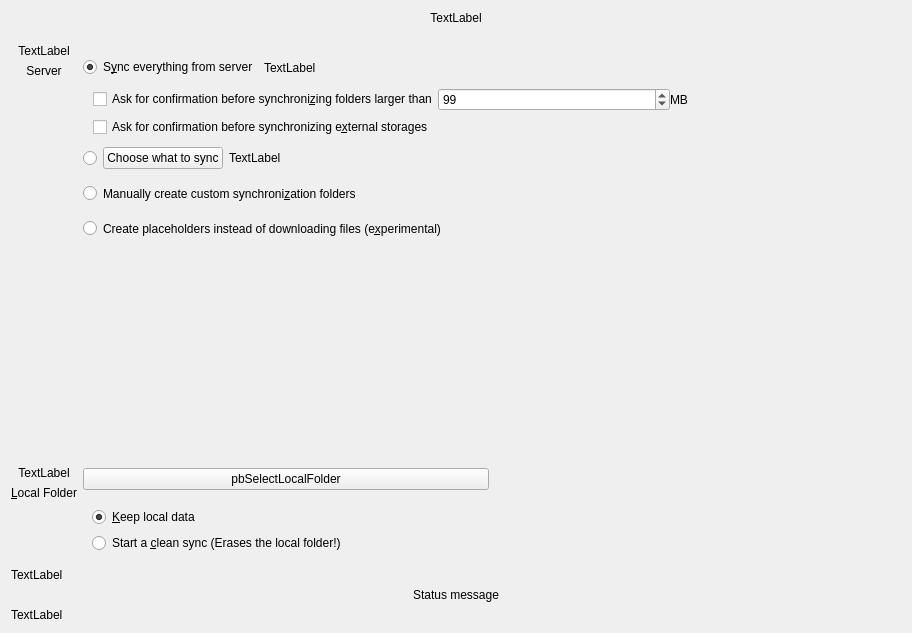
<?xml version="1.0" encoding="UTF-8"?>
<ui version="4.0">
 <class>OwncloudAdvancedSetupPage</class>
 <widget class="QWidget" name="OwncloudAdvancedSetupPage">
  <property name="geometry">
   <rect>
    <x>0</x>
    <y>0</y>
    <width>912</width>
    <height>633</height>
   </rect>
  </property>
  <property name="sizePolicy">
   <sizepolicy hsizetype="Maximum" vsizetype="Maximum">
    <horstretch>0</horstretch>
    <verstretch>0</verstretch>
   </sizepolicy>
  </property>
  <property name="windowTitle">
   <string>Form</string>
  </property>
  <layout class="QVBoxLayout" name="verticalLayout_4">
   <item>
    <widget class="QLabel" name="topLabel">
     <property name="sizePolicy">
      <sizepolicy hsizetype="Preferred" vsizetype="Fixed">
       <horstretch>0</horstretch>
       <verstretch>0</verstretch>
      </sizepolicy>
     </property>
     <property name="text">
      <string>TextLabel</string>
     </property>
     <property name="textFormat">
      <enum>Qt::RichText</enum>
     </property>
     <property name="alignment">
      <set>Qt::AlignCenter</set>
     </property>
     <property name="wordWrap">
      <bool>true</bool>
     </property>
    </widget>
   </item>
   <item>
    <spacer name="verticalSpacer_2">
     <property name="orientation">
      <enum>Qt::Vertical</enum>
     </property>
     <property name="sizeType">
      <enum>QSizePolicy::Fixed</enum>
     </property>
     <property name="sizeHint" stdset="0">
      <size>
       <width>20</width>
       <height>13</height>
      </size>
     </property>
    </spacer>
   </item>
   <item>
    <layout class="QGridLayout" name="gridLayout">
     <item row="2" column="2">
      <spacer name="horizontalSpacer_2">
       <property name="orientation">
        <enum>Qt::Horizontal</enum>
       </property>
       <property name="sizeHint" stdset="0">
        <size>
         <width>40</width>
         <height>20</height>
        </size>
       </property>
      </spacer>
     </item>
     <item row="0" column="0">
      <layout class="QVBoxLayout" name="verticalLayout_2">
       <item>
        <widget class="QLabel" name="lServerIcon">
         <property name="text">
          <string>TextLabel</string>
         </property>
         <property name="alignment">
          <set>Qt::AlignCenter</set>
         </property>
        </widget>
       </item>
       <item>
        <widget class="QLabel" name="lServer">
         <property name="text">
          <string>Server</string>
         </property>
         <property name="alignment">
          <set>Qt::AlignCenter</set>
         </property>
        </widget>
       </item>
       <item>
        <spacer name="verticalSpacer_3">
         <property name="orientation">
          <enum>Qt::Vertical</enum>
         </property>
         <property name="sizeHint" stdset="0">
          <size>
           <width>20</width>
           <height>40</height>
          </size>
         </property>
        </spacer>
       </item>
      </layout>
     </item>
     <item row="1" column="1">
      <spacer name="verticalSpacer">
       <property name="orientation">
        <enum>Qt::Vertical</enum>
       </property>
       <property name="sizeType">
        <enum>QSizePolicy::MinimumExpanding</enum>
       </property>
       <property name="sizeHint" stdset="0">
        <size>
         <width>20</width>
         <height>40</height>
        </size>
       </property>
      </spacer>
     </item>
     <item row="2" column="0" rowspan="3">
      <layout class="QVBoxLayout" name="verticalLayout_3">
       <item>
        <widget class="QLabel" name="lLocalIcon">
         <property name="text">
          <string>TextLabel</string>
         </property>
         <property name="alignment">
          <set>Qt::AlignCenter</set>
         </property>
        </widget>
       </item>
       <item>
        <widget class="QLabel" name="lLocal">
         <property name="sizePolicy">
          <sizepolicy hsizetype="Minimum" vsizetype="Preferred">
           <horstretch>0</horstretch>
           <verstretch>0</verstretch>
          </sizepolicy>
         </property>
         <property name="text">
          <string>&amp;Local Folder</string>
         </property>
         <property name="alignment">
          <set>Qt::AlignCenter</set>
         </property>
         <property name="buddy">
          <cstring>pbSelectLocalFolder</cstring>
         </property>
        </widget>
       </item>
       <item>
        <spacer name="verticalSpacer_4">
         <property name="orientation">
          <enum>Qt::Vertical</enum>
         </property>
         <property name="sizeHint" stdset="0">
          <size>
           <width>20</width>
           <height>40</height>
          </size>
         </property>
        </spacer>
       </item>
      </layout>
     </item>
     <item row="4" column="1" colspan="2">
      <widget class="QWidget" name="resolutionWidget" native="true">
       <property name="sizePolicy">
        <sizepolicy hsizetype="Preferred" vsizetype="Fixed">
         <horstretch>0</horstretch>
         <verstretch>0</verstretch>
        </sizepolicy>
       </property>
       <layout class="QFormLayout" name="formLayout_2">
        <property name="sizeConstraint">
         <enum>QLayout::SetMinimumSize</enum>
        </property>
        <property name="fieldGrowthPolicy">
         <enum>QFormLayout::ExpandingFieldsGrow</enum>
        </property>
        <item row="1" column="0" colspan="2">
         <widget class="QRadioButton" name="radioButton">
          <property name="text">
           <string>&amp;Keep local data</string>
          </property>
          <property name="checked">
           <bool>true</bool>
          </property>
         </widget>
        </item>
        <item row="2" column="0" colspan="2">
         <widget class="QRadioButton" name="cbSyncFromScratch">
          <property name="toolTip">
           <string>&lt;html&gt;&lt;head/&gt;&lt;body&gt;&lt;p&gt;If this box is checked, existing content in the local folder will be erased to start a clean sync from the server.&lt;/p&gt;&lt;p&gt;Do not check this if the local content should be uploaded to the servers folder.&lt;/p&gt;&lt;/body&gt;&lt;/html&gt;</string>
          </property>
          <property name="text">
           <string>Start a &amp;clean sync (Erases the local folder!)</string>
          </property>
          <property name="checkable">
           <bool>true</bool>
          </property>
         </widget>
        </item>
       </layout>
      </widget>
     </item>
     <item row="2" column="1" rowspan="2">
      <widget class="QPushButton" name="pbSelectLocalFolder">
       <property name="sizePolicy">
        <sizepolicy hsizetype="MinimumExpanding" vsizetype="Fixed">
         <horstretch>0</horstretch>
         <verstretch>0</verstretch>
        </sizepolicy>
       </property>
       <property name="text">
        <string>pbSelectLocalFolder</string>
       </property>
      </widget>
     </item>
     <item row="0" column="1" colspan="2">
      <widget class="QWidget" name="wSyncStrategy" native="true">
       <layout class="QVBoxLayout" name="verticalLayout">
        <property name="leftMargin">
         <number>0</number>
        </property>
        <property name="rightMargin">
         <number>0</number>
        </property>
        <item>
         <layout class="QHBoxLayout" name="horizontalLayout_2">
          <item>
           <widget class="QRadioButton" name="rSyncEverything">
            <property name="text">
             <string>S&amp;ync everything from server</string>
            </property>
            <property name="checked">
             <bool>true</bool>
            </property>
           </widget>
          </item>
          <item>
           <widget class="QLabel" name="lSyncEverythingSizeLabel">
            <property name="text">
             <string>TextLabel</string>
            </property>
            <property name="textFormat">
             <enum>Qt::PlainText</enum>
            </property>
           </widget>
          </item>
          <item>
           <spacer name="horizontalSpacer_3">
            <property name="orientation">
             <enum>Qt::Horizontal</enum>
            </property>
            <property name="sizeHint" stdset="0">
             <size>
              <width>40</width>
              <height>20</height>
             </size>
            </property>
           </spacer>
          </item>
         </layout>
        </item>
        <item>
         <layout class="QGridLayout" name="gridLayout_2">
          <property name="horizontalSpacing">
           <number>0</number>
          </property>
          <item row="0" column="0">
           <spacer name="horizontalSpacer_4">
            <property name="orientation">
             <enum>Qt::Horizontal</enum>
            </property>
            <property name="sizeType">
             <enum>QSizePolicy::Minimum</enum>
            </property>
            <property name="sizeHint" stdset="0">
             <size>
              <width>10</width>
              <height>20</height>
             </size>
            </property>
           </spacer>
          </item>
          <item row="0" column="1">
           <layout class="QHBoxLayout" name="horizontalLayout_3">
            <item>
             <widget class="QCheckBox" name="confCheckBoxSize">
              <property name="text">
               <string>Ask for confirmation before synchroni&amp;zing folders larger than</string>
              </property>
             </widget>
            </item>
            <item>
             <widget class="QSpinBox" name="confSpinBox">
              <property name="maximum">
               <number>999999</number>
              </property>
              <property name="value">
               <number>99</number>
              </property>
             </widget>
            </item>
            <item>
             <widget class="QLabel" name="confTraillingSizeLabel">
              <property name="text">
               <string extracomment="Trailing part of &quot;Ask confirmation before syncing folder larger than&quot; ">MB</string>
              </property>
             </widget>
            </item>
           </layout>
          </item>
          <item row="1" column="1">
           <widget class="QCheckBox" name="confCheckBoxExternal">
            <property name="text">
             <string>Ask for confirmation before synchronizing e&amp;xternal storages</string>
            </property>
           </widget>
          </item>
         </layout>
        </item>
        <item>
         <layout class="QHBoxLayout" name="horizontalLayout">
          <item>
           <widget class="QRadioButton" name="rSelectiveSync">
            <property name="sizePolicy">
             <sizepolicy hsizetype="Minimum" vsizetype="Minimum">
              <horstretch>0</horstretch>
              <verstretch>0</verstretch>
             </sizepolicy>
            </property>
            <property name="text">
             <string/>
            </property>
            <property name="checkable">
             <bool>false</bool>
            </property>
           </widget>
          </item>
          <item>
           <widget class="QPushButton" name="bSelectiveSync">
            <property name="text">
             <string>Choose what to sync</string>
            </property>
           </widget>
          </item>
          <item>
           <widget class="QLabel" name="lSelectiveSyncSizeLabel">
            <property name="text">
             <string>TextLabel</string>
            </property>
            <property name="textFormat">
             <enum>Qt::PlainText</enum>
            </property>
           </widget>
          </item>
          <item>
           <spacer name="horizontalSpacer">
            <property name="orientation">
             <enum>Qt::Horizontal</enum>
            </property>
            <property name="sizeHint" stdset="0">
             <size>
              <width>40</width>
              <height>20</height>
             </size>
            </property>
           </spacer>
          </item>
         </layout>
        </item>
        <item>
         <layout class="QHBoxLayout" name="lPlaceholderSync">
          <item>
           <widget class="QRadioButton" name="rManualFolder">
            <property name="sizePolicy">
             <sizepolicy hsizetype="Minimum" vsizetype="Minimum">
              <horstretch>0</horstretch>
              <verstretch>0</verstretch>
             </sizepolicy>
            </property>
            <property name="text">
             <string>Manually create custom synchroni&amp;zation folders</string>
            </property>
           </widget>
          </item>
          <item>
           <spacer name="horizontalSpacer_5">
            <property name="orientation">
             <enum>Qt::Horizontal</enum>
            </property>
            <property name="sizeHint" stdset="0">
             <size>
              <width>40</width>
              <height>20</height>
             </size>
            </property>
           </spacer>
          </item>
         </layout>
        </item>
        <item>
         <layout class="QHBoxLayout" name="horizontalLayout_4">
          <item>
           <widget class="QRadioButton" name="rPlaceholderSync">
            <property name="sizePolicy">
             <sizepolicy hsizetype="Minimum" vsizetype="Minimum">
              <horstretch>0</horstretch>
              <verstretch>0</verstretch>
             </sizepolicy>
            </property>
            <property name="text">
             <string>Create placeholders instead of downloading files (e&amp;xperimental)</string>
            </property>
            <property name="checkable">
             <bool>false</bool>
            </property>
           </widget>
          </item>
          <item>
           <spacer name="horizontalSpacer_6">
            <property name="orientation">
             <enum>Qt::Horizontal</enum>
            </property>
            <property name="sizeHint" stdset="0">
             <size>
              <width>40</width>
              <height>20</height>
             </size>
            </property>
           </spacer>
          </item>
         </layout>
        </item>
       </layout>
      </widget>
     </item>
    </layout>
   </item>
   <item>
    <widget class="QLabel" name="errorLabel">
     <property name="text">
      <string>TextLabel</string>
     </property>
    </widget>
   </item>
   <item>
    <widget class="QLabel" name="syncModeLabel">
     <property name="text">
      <string>Status message</string>
     </property>
     <property name="textFormat">
      <enum>Qt::RichText</enum>
     </property>
     <property name="alignment">
      <set>Qt::AlignCenter</set>
     </property>
     <property name="wordWrap">
      <bool>true</bool>
     </property>
    </widget>
   </item>
   <item>
    <layout class="QHBoxLayout" name="resultLayout"/>
   </item>
   <item>
    <widget class="QLabel" name="bottomLabel">
     <property name="text">
      <string>TextLabel</string>
     </property>
     <property name="textFormat">
      <enum>Qt::RichText</enum>
     </property>
    </widget>
   </item>
  </layout>
 </widget>
 <tabstops>
  <tabstop>rSyncEverything</tabstop>
  <tabstop>confCheckBoxSize</tabstop>
  <tabstop>confSpinBox</tabstop>
  <tabstop>confCheckBoxExternal</tabstop>
  <tabstop>rSelectiveSync</tabstop>
  <tabstop>bSelectiveSync</tabstop>
  <tabstop>rManualFolder</tabstop>
  <tabstop>rPlaceholderSync</tabstop>
  <tabstop>pbSelectLocalFolder</tabstop>
  <tabstop>radioButton</tabstop>
  <tabstop>cbSyncFromScratch</tabstop>
 </tabstops>
 <resources/>
 <connections>
  <connection>
   <sender>rSyncEverything</sender>
   <signal>toggled(bool)</signal>
   <receiver>confCheckBoxSize</receiver>
   <slot>setEnabled(bool)</slot>
   <hints>
    <hint type="sourcelabel">
     <x>217</x>
     <y>78</y>
    </hint>
    <hint type="destinationlabel">
     <x>298</x>
     <y>126</y>
    </hint>
   </hints>
  </connection>
  <connection>
   <sender>rSyncEverything</sender>
   <signal>toggled(bool)</signal>
   <receiver>confSpinBox</receiver>
   <slot>setEnabled(bool)</slot>
   <hints>
    <hint type="sourcelabel">
     <x>311</x>
     <y>83</y>
    </hint>
    <hint type="destinationlabel">
     <x>864</x>
     <y>147</y>
    </hint>
   </hints>
  </connection>
  <connection>
   <sender>rSyncEverything</sender>
   <signal>toggled(bool)</signal>
   <receiver>confTraillingSizeLabel</receiver>
   <slot>setEnabled(bool)</slot>
   <hints>
    <hint type="sourcelabel">
     <x>277</x>
     <y>76</y>
    </hint>
    <hint type="destinationlabel">
     <x>902</x>
     <y>147</y>
    </hint>
   </hints>
  </connection>
  <connection>
   <sender>rSyncEverything</sender>
   <signal>toggled(bool)</signal>
   <receiver>confCheckBoxExternal</receiver>
   <slot>setEnabled(bool)</slot>
   <hints>
    <hint type="sourcelabel">
     <x>181</x>
     <y>78</y>
    </hint>
    <hint type="destinationlabel">
     <x>382</x>
     <y>174</y>
    </hint>
   </hints>
  </connection>
  <connection>
   <sender>rManualFolder</sender>
   <signal>toggled(bool)</signal>
   <receiver>pbSelectLocalFolder</receiver>
   <slot>setDisabled(bool)</slot>
   <hints>
    <hint type="sourcelabel">
     <x>197</x>
     <y>269</y>
    </hint>
    <hint type="destinationlabel">
     <x>219</x>
     <y>404</y>
    </hint>
   </hints>
  </connection>
  <connection>
   <sender>rManualFolder</sender>
   <signal>toggled(bool)</signal>
   <receiver>resolutionWidget</receiver>
   <slot>setDisabled(bool)</slot>
   <hints>
    <hint type="sourcelabel">
     <x>260</x>
     <y>266</y>
    </hint>
    <hint type="destinationlabel">
     <x>443</x>
     <y>437</y>
    </hint>
   </hints>
  </connection>
  <connection>
   <sender>rManualFolder</sender>
   <signal>toggled(bool)</signal>
   <receiver>lLocal</receiver>
   <slot>setDisabled(bool)</slot>
   <hints>
    <hint type="sourcelabel">
     <x>163</x>
     <y>267</y>
    </hint>
    <hint type="destinationlabel">
     <x>88</x>
     <y>438</y>
    </hint>
   </hints>
  </connection>
  <connection>
   <sender>rManualFolder</sender>
   <signal>toggled(bool)</signal>
   <receiver>lLocalIcon</receiver>
   <slot>setDisabled(bool)</slot>
   <hints>
    <hint type="sourcelabel">
     <x>551</x>
     <y>262</y>
    </hint>
    <hint type="destinationlabel">
     <x>54</x>
     <y>400</y>
    </hint>
   </hints>
  </connection>
 </connections>
</ui>
